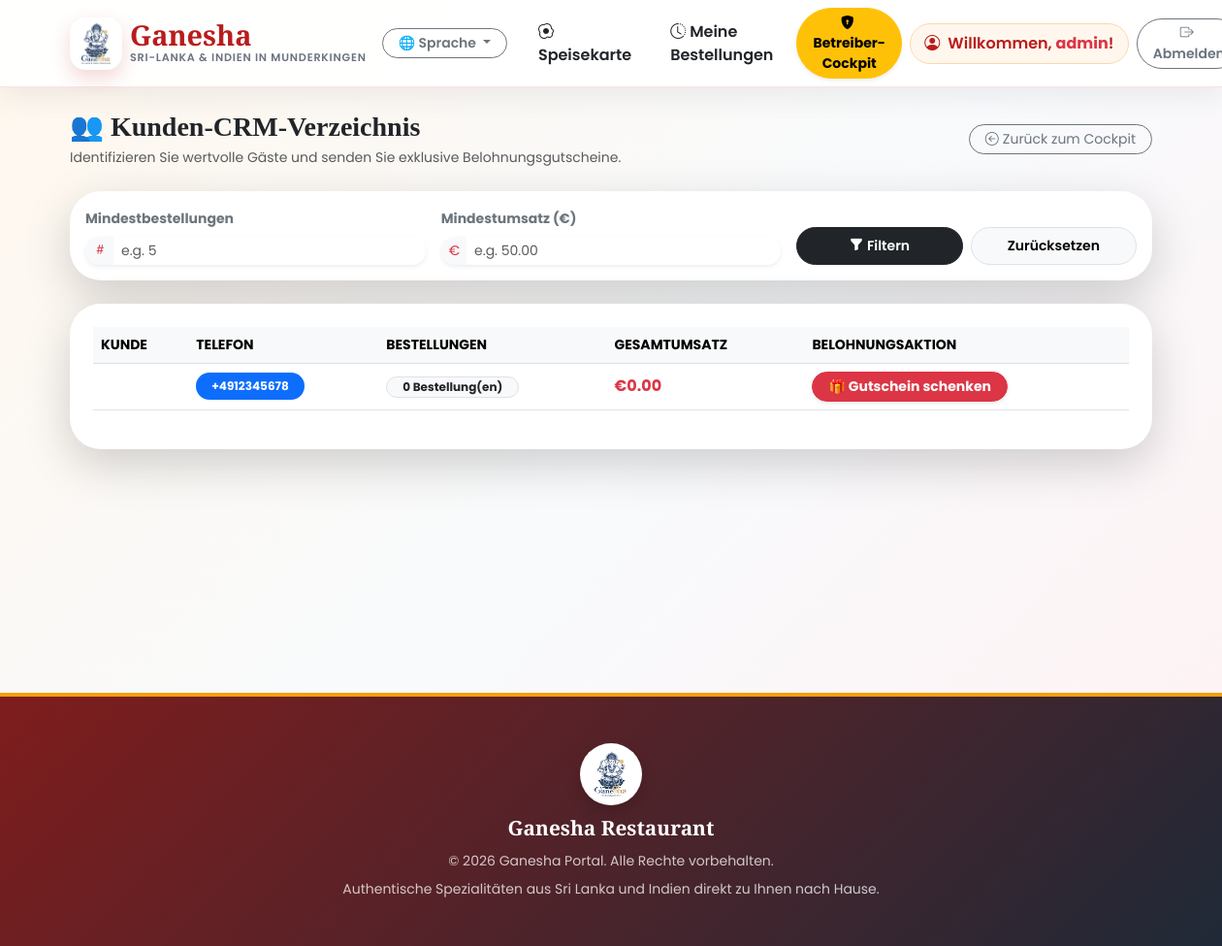
/owner/user-details/ (signed in), run on the app's committed database.
### booking/models.py (models this page shows, shortened)
class UserProfile(models.Model):
    user = models.OneToOneField(User, on_delete=models.CASCADE, related_name='profile')
    phone_number = models.CharField(max_length=20, unique=True)
    address = models.TextField()
    email_verified = models.BooleanField(default=False)
    phone_verified = models.BooleanField(default=False)
    registration_email_otp = models.CharField(max_length=6, null=True, blank=True)
    registration_phone_otp = models.CharField(max_length=6, null=True, blank=True)
    password_reset_otp = models.CharField(max_length=6, null=True, blank=True)
    otp_expiry = models.DateTimeField(null=True, blank=True)

### booking/views.py (the view)
# urls.py: path('owner/user-details/', views.owner_user_details, name='owner_user_details'),
@user_passes_test(lambda u: u.is_staff)
def owner_user_details(request):
    min_orders = request.GET.get('min_orders', '').strip()
    min_spend = request.GET.get('min_spend', '').strip()
    users_queryset = UserProfile.objects.all().select_related('user').annotate(
        total_spent=Sum('user__orders__final_amount'),
        order_count=Count('user__orders')
    )
    if min_orders.isdigit():
        users_queryset = users_queryset.filter(order_count__gte=int(min_orders))
    if min_spend:
        try:
            users_queryset = users_queryset.filter(total_spent__gte=Decimal(min_spend))
        except:
            pass
    users_queryset = users_queryset.order_by('-total_spent')
    for profile in users_queryset:
        if profile.total_spent is not None:
            profile.total_spent = Decimal(profile.total_spent).quantize(Decimal('0.01'))
        else:
            profile.total_spent = Decimal('0.00')
    return render(request, 'booking/owner_user_details.html', {
        'users': users_queryset,
        'min_orders': min_orders,
        'min_spend': min_spend
    })

### booking/context_processors.py (called while the page is built)
def cart_counter_processor(request):
    if request.user.is_authenticated:
        total = CartItem.objects.filter(user=request.user).aggregate(total_qty=Sum('quantity'))['total_qty'] or 0
        return {'cart_total_count': total}
    return {'cart_total_count': 0}

def language_context(request):
    return {
        'lang': request.session.get('lang', 'de')
    }

### booking/templates/booking/owner_user_details.html (shortened to what this page needs)
{% extends 'booking/base.html' %}
{% block content %}
<div class="d-flex flex-wrap justify-content-between align-items-center mb-4 gap-2">
    <div>
        <h3 class="fw-bold text-dark mb-1" style="font-family:Georgia,serif;">
            {% if lang == 'de' %}👥 Kunden-CRM-Verzeichnis{% else %}👥 Customer CRM Directory{% endif %}
        </h3>
        <p class="text-muted small mb-0">
            {% if lang == 'de' %}Identifizieren Sie wertvolle Gäste und senden Sie exklusive Belohnungsgutscheine.{% else %}Identify high-value guests and send exclusive reward vouchers.{% endif %}
        </p>
    </div>
    <a href="{% url 'hotel_management' %}" class="btn btn-sm btn-outline-secondary rounded-pill px-3">
        <i class="bi bi-arrow-left-circle me-1"></i>{% if lang == 'de' %}Zurück zum Cockpit{% else %}Back To Cockpit{% endif %}
    </a>
</div>
<div class="card border-0 shadow-lg rounded-5 bg-white mb-4">
    <div class="card-body p-3">
        <form method="GET" action="{% url 'owner_user_details' %}" class="row g-3 align-items-end">
            <div class="col-md-4 col-sm-6">
                <label class="form-label small fw-bold text-secondary">
                    {% if lang == 'de' %}Mindestbestellungen{% else %}Minimum Orders{% endif %}
                </label>
                <div class="input-group input-group-sm shadow-sm rounded-pill overflow-hidden">
                    <span class="input-group-text bg-light border-0 text-danger"><i class="bi bi-hash"></i></span>
                    <input type="number" name="min_orders" class="form-control border-0" placeholder="e.g. 5" value="{{ min_orders|default:'' }}">
                </div>
            </div>
            <div class="col-md-4 col-sm-6">
                <label class="form-label small fw-bold text-secondary">
                    {% if lang == 'de' %}Mindestumsatz (€){% else %}Minimum Spending (€){% endif %}
                </label>
                <div class="input-group input-group-sm shadow-sm rounded-pill overflow-hidden">
                    <span class="input-group-text bg-light border-0 text-danger">€</span>
                    <input type="number" step="0.01" name="min_spend" class="form-control border-0" placeholder="e.g. 50.00" value="{{ min_spend|default:'' }}">
                </div>
            </div>
            <div class="col-md-4 col-12 d-flex gap-2">
                <button type="submit" class="btn btn-sm btn-dark rounded-pill fw-semibold w-100 py-2">
                    <i class="bi bi-funnel-fill me-1"></i>{% if lang == 'de' %}Filtern{% else %}Filter{% endif %}
                </button>
                <a href="{% url 'owner_user_details' %}" class="btn btn-sm btn-light border rounded-pill fw-semibold w-100 py-2 text-center text-decoration-none">
                    {% if lang == 'de' %}Zurücksetzen{% else %}Reset{% endif %}
                </a>
            </div>
        </form>
    </div>
</div>
<div class="card border-0 shadow-lg rounded-5 bg-white">
    <div class="card-body p-4">
        <div class="table-responsive">
            <table class="table table-hover align-middle">
                <thead class="table-light text-secondary small text-uppercase">
                    <tr>
                        <th>{% if lang == 'de' %}Kunde{% else %}Customer{% endif %}</th>
                        <th>{% if lang == 'de' %}Telefon{% else %}Phone{% endif %}</th>
                        <th>{% if lang == 'de' %}Bestellungen{% else %}Orders{% endif %}</th>
                        <th>{% if lang == 'de' %}Gesamtumsatz{% else %}Total Spend{% endif %}</th>
                        <th>{% if lang == 'de' %}Belohnungsaktion{% else %}Reward Action{% endif %}</th>
                    </tr>
                </thead>
                <tbody>
                    {% for profile in users %}
                    <tr>
                        <td><b>{{ profile.user.first_name }} {{ profile.user.last_name }}</b></td>
                        <td><span class="badge bg-primary rounded-pill px-3 py-2">{{ profile.phone_number }}</span></td>
                        <td>
                            <span class="badge bg-light text-dark border rounded-pill px-3">
                                {{ profile.order_count }} {% if lang == 'de' %}Bestellung(en){% else %}Order(s){% endif %}
                            </span>
                        </td>
                        <td class="text-danger fw-bold">€{{ profile.total_spent|default:"0.00" }}</td>
                        <td>
                            <button class="btn btn-sm btn-danger rounded-pill fw-bold px-3 shadow-sm" data-bs-toggle="modal" data-bs-target="#targetedCouponModal{{ profile.user.id }}">
                                🎁 {% if lang == 'de' %}Gutschein schenken{% else %}Gift Coupon{% endif %}
                            </button>
                        </td>
                    </tr>
                    {% endfor %}
                </tbody>
            </table>
        </div>
    </div>
</div>
{% endblock %}

### booking/templates/booking/base.html (shortened to what this page needs)
{% load static %}
<!DOCTYPE html>
<html lang="{{ lang|default:'de' }}">
<head>
    <link rel="stylesheet" href="https://cdn.jsdelivr.net/npm/bootstrap@5.3.0/dist/css/bootstrap.min.css">
    <link rel="stylesheet" href="https://cdn.jsdelivr.net/npm/bootstrap-icons@1.11.3/font/bootstrap-icons.min.css">
</head>
<body>
<nav class="navbar navbar-expand-lg navbar-light sticky-top py-2 mb-4 main-nav">
    <div class="container">
        <a class="navbar-brand d-flex align-items-center gap-2" href="{% if user.is_authenticated %}{% url 'home' %}{% else %}{% url 'welcome' %}{% endif %}">
            <img src="{% static 'booking/images/logo.png' %}" alt="Ganesha Logo" class="logo-img">
            <div>
                <span class="brand-title d-block">Ganesha</span>
                <span class="brand-sub d-block">
                    {% if lang == 'de' %}Sri-Lanka & Indien in Munderkingen{% else %}Sri-Lanka & India in Munderkingen{% endif %}
                </span>
            </div>
        </a>
        <div class="collapse navbar-collapse" id="navbarNav">
            <div class="navbar-nav ms-auto align-items-center gap-lg-2">
                <div class="dropdown me-2">
                    <button class="btn btn-sm btn-outline-secondary dropdown-toggle rounded-pill px-3 fw-semibold" type="button" data-bs-toggle="dropdown">
                        🌐 {% if lang == 'de' %}Sprache{% else %}Language{% endif %}
                    </button>
                </div>
                {% if user.is_authenticated %}
                <a class="nav-link text-dark px-3" href="{% url 'home' %}">
                    <i class="bi bi-egg-fried me-1"></i>{% if lang == 'de' %}Speisekarte{% else %}Menu{% endif %}
                </a>
                <a class="nav-link text-dark px-3" href="{% url 'dashboard' %}">
                    <i class="bi bi-clock-history me-1"></i>{% if lang == 'de' %}Meine Bestellungen{% else %}My Orders{% endif %}
                </a>
                {% if user.is_staff %}
                <a class="btn btn-warning btn-sm rounded-pill fw-bold px-3 shadow-sm" href="{% url 'hotel_management' %}">
                    <i class="bi bi-shield-lock-fill me-1"></i>{% if lang == 'de' %}Betreiber-Cockpit{% else %}Owner Control Deck{% endif %}
                </a>
                {% endif %}
                <span class="welcome-badge d-inline-flex align-items-center">
                    <i class="bi bi-person-circle me-2"></i>
                    {% if lang == 'de' %}Willkommen,{% else %}Welcome,{% endif %}&nbsp;
                    <a href="{% url 'update_profile' %}" class="text-danger fw-bold text-decoration-none" title="Click to edit profile">{{ user.first_name|default:user.username }}</a>!
                </span>
                <a class="btn btn-outline-secondary btn-sm rounded-pill px-3 fw-semibold" href="{% url 'logout' %}">
                    <i class="bi bi-box-arrow-right me-1"></i>{% if lang == 'de' %}Abmelden{% else %}Logout{% endif %}
                </a>
                {% endif %}
            </div>
        </div>
    </div>
</nav>
<main class="container page-shell">
    {% block content %}{% endblock %}
</main>
<footer class="text-center small py-5">
    <div class="container">
        <img src="{% static 'booking/images/logo.png' %}" alt="Ganesha Logo" class="bg-white rounded-circle p-2 shadow mb-2" style="width:64px;height:64px;object-fit:contain;">
        <p class="mb-2 footer-title">Ganesha Restaurant</p>
        <p class="mb-2">&copy; 2026 Ganesha Portal. {% if lang == 'de' %}Alle Rechte vorbehalten.{% else %}All Rights Reserved.{% endif %}</p>
        <p class="mb-0">
            {% if lang == 'de' %}
            Authentische Spezialitäten aus Sri Lanka und Indien direkt zu Ihnen nach Hause.
            {% else %}
            Authentische Spezialitäten aus Sri Lanka und Indien direkt zu Ihnen nach Hause.
            {% endif %}
        </p>
    </div>
</footer>
</body>
</html>

### booking/templates/booking/base.html (style rules this page uses)
body { min-height: 100vh; background: linear-gradient(135deg, #fff7ed, #f8fafc, #fff1f2); font-family: 'Poppins', sans-serif; color: #1f2937; }
.brand-title { font-family: 'Playfair Display', serif; font-size: 1.8rem; font-weight: 700; color: #b91c1c; line-height: 1; }
.brand-sub { font-size: .7rem; color: #6b7280; letter-spacing: .8px; text-transform: uppercase; font-weight: 600; }
.logo-img { width: 54px; height: 54px; object-fit: contain; background: #fff; border-radius: 16px; padding: 5px; box-shadow: 0 8px 20px rgba(185, 28, 28, .18); }
.main-nav { background: rgba(255, 255, 255, .92); backdrop-filter: blur(14px); border-bottom: 1px solid rgba(185, 28, 28, .12); box-shadow: 0 8px 28px rgba(31, 41, 55, .08); }
.nav-link { border-radius: 50rem; font-weight: 600; }
.welcome-badge { background: #fff7ed; border: 1px solid #fed7aa; color: #b91c1c; border-radius: 50rem; padding: .5rem .9rem; font-weight: 600; }
.card { border: 0; border-radius: 1.25rem; box-shadow: 0 12px 35px rgba(31, 41, 55, .08); }
.page-shell { min-height: 65vh; }
footer { margin-top: 5rem; background: linear-gradient(135deg, #7f1d1d, #1f2937); border-top: 4px solid #f59e0b; color: rgba(255, 255, 255, .75); }
.footer-title { font-family: 'Playfair Display', serif; color: #fff; font-size: 1.3rem; font-weight: 700; }

### booking/templates/booking/owner_user_details.html (style rules this page uses)
.table td,.table th { white-space:nowrap }

### data on the page
UserProfile: phone_number "+4912345678", order_count "0", total_spent "0.00"

### other printed values
{{ user.first_name|default:user.username }} "admin"
